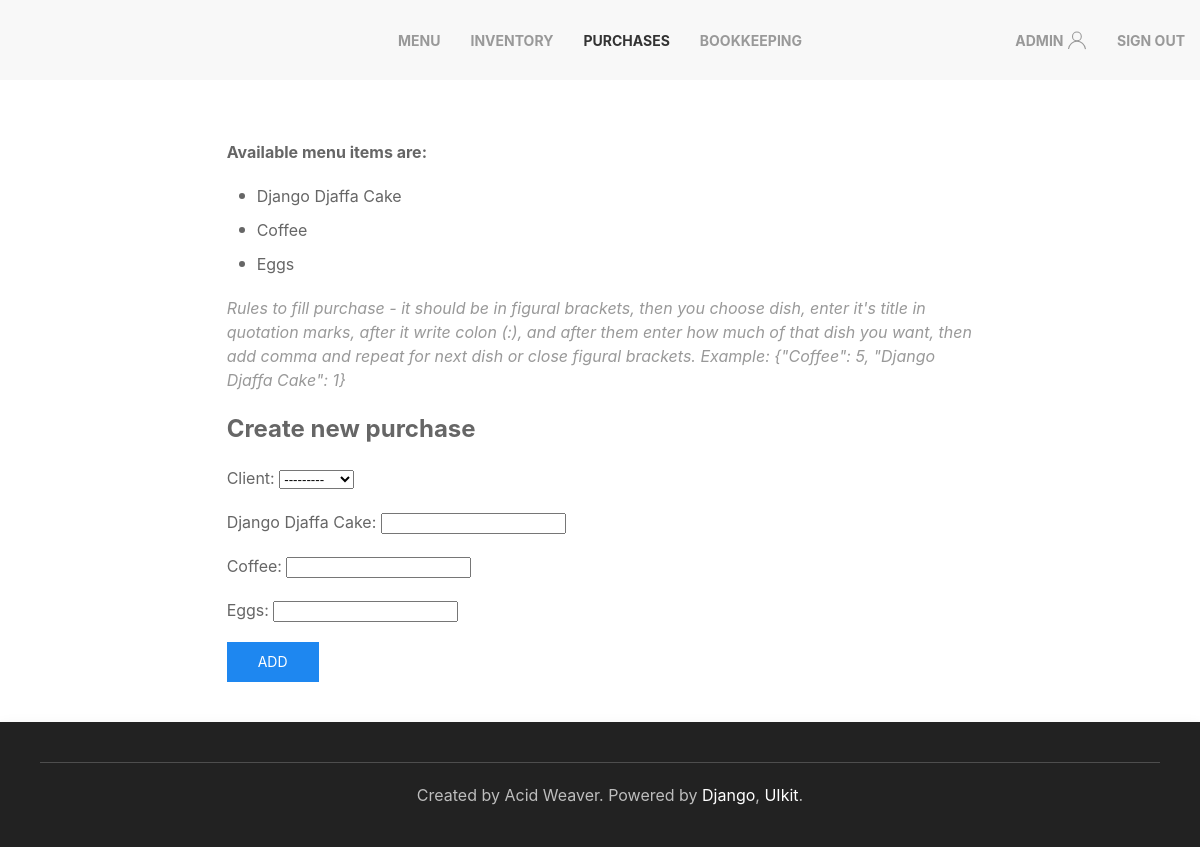
Page /purchases/add (signed in) on the committed database.
### inventory/models.py (models this page shows, shortened)
class MenuItem(models.Model):
	title = models.CharField(max_length=255, unique=True)
	price = models.DecimalField(max_digits=5, decimal_places=2, default=0)

### inventory/views.py (the view, shortened to what this page needs)
# urls.py: path('purchases/add', PurchaseCreateView.as_view(), name='create_purchase'),
class PurchaseCreateView(LoginRequiredMixin, DataMixin, CreateView):
	model = Purchase
	form_class = PurchaseForm
	template_name = 'inventory/create_purchase.html'
	success_url = reverse_lazy('purchase')
	def get_context_data(self, **kwargs):
		context = super().get_context_data(**kwargs)
		context['menu_items'] = MenuItem.objects.all()
		mixin_context = self.get_user_context(title='Add Ingredient', select=2)
		return dict(list(context.items()) + list(mixin_context.items()))

### inventory/forms.py (shortened to what this page needs)
class PurchaseForm(forms.ModelForm):
	def __init__(self, *args, **kwargs):
		super(PurchaseForm, self).__init__(*args, **kwargs)
		for i in MenuItem.objects.all():	# adds an input int for each position in menu to generate JSON later
			self.fields['{}'.format(i.id)] = forms.IntegerField(label=i.title)
	menu_items = forms.JSONField(required=False, widget=forms.HiddenInput())	# fake invisible field just to ModelForm methods save it to DB
	class Meta:
		model = Purchase
		fields = '__all__'

### inventory/utils.py (called while the page is built)
	def get_user_context(self, **kwargs):
		context = kwargs
		if 'select' in context:
			context['select'] = navigation[context['select']]
		context['nav_menu'] = navigation
		return context

### inventory/templates/inventory/create_purchase.html (shortened to what this page needs)
{% extends 'inventory/base.html' %}
{% block content %}
<div class="uk-grid-match uk-margin-remove-left" uk-grid>
	<div class="uk-width-expand uk-padding-remove">
		<form method="POST">
			<p class="uk-text-bold">Available menu items are:</p>
			<ul class="uk-list uk-list-bullet">
				{% for dish in menu_items %}
				<li>{{ dish.title }}</li>
				{% endfor %}
			</ul>
			<p class="uk-text-italic uk-text-muted">Rules to fill purchase - it should be in figural brackets, then you choose dish, enter it's title in quotation marks, after it write colon (:), and after them enter how much of that dish you want, then add comma and repeat for next dish or close figural brackets. Example: {"Coffee": 5, "Django Djaffa Cake": 1}</p>
			<fieldset class="uk-fieldset">
				<legend class="uk-legend uk-text-bold">Create new purchase</legend>
				{{ form.as_p }}
			</fieldset>
			<button class="uk-button uk-button-primary" type="submit">Add</button>
		</form>
	</div>
</div>
{% endblock %}

### inventory/templates/inventory/base.html (shortened to what this page needs)
{% load static %}
<!DOCTYPE html>
<html id="main">
	<head>
        <link rel="stylesheet" href="{% static 'inventory/css/uikit.min.css' %}" />
	</head>
	<body uk-height-match="target:main">
		{% block mainmenu %}
		<nav class="uk-navbar-container uk-visible@m" uk-navbar>
			<div class="uk-navbar-center">
				<ul class="uk-navbar-nav">
					{% for m in nav_menu %}
					{% if select != m %}
					<li><a class="uk-text-bold" href="{% url m.url_name %}">{{ m.title }}</a></li>
					{% else %}
					<li class="uk-active"><a class="uk-text-bold" href="{% url m.url_name %}">{{ m.title }}</a></li>
					{% endif %}
					{% endfor %}
				</ul>
			</div>
			<div class="uk-navbar-right">
				{% if request.user.is_authenticated %}
				<ul class="uk-navbar-nav">
					<li><a class="uk-text-bold" href="#">{{ user.username }}<span uk-icon="icon: user"></span></a></li>
					<li><a class="uk-text-bold" href="{% url 'logout' %}">Sign out</a></li>
				</ul>
				{% else %}
				<ul class="uk-navbar-nav">
					<li><a class="uk-text-bold" href="{% url 'login' %}">Sign in</a></li>
					<li><a class="uk-text-bold" href="{% url 'registration' %}">Sign up</a></li>
				</ul>
				{% endif %}
			</div>
		</nav>
		{% endblock mainmenu %}
		<div class="uk-padding">
			{% block content %}
			{% endblock %}
		</div>
		<footer class="uk-background-secondary">
			<div class="uk-card uk-card-secondary uk-card-body uk-text-center uk-position-z-index" uk-sticky="position: bottom;">
				<hr />
				<p class="uk-margin-left uk-margin-remove-top">Created by Acid Weaver.
				Powered by <a href="https://www.djangoproject.com/" target="_blank">Django</a>, <a href="https://getuikit.com/" target="_blank">UIkit</a>.</p>
			</div>
		</footer>
	</body>
</html>

### rows in the picture
MenuItem: title "Django Djaffa Cake"
MenuItem: title "Coffee"
MenuItem: title "Eggs"

### other values in the picture
{{ m.title }} "MENU" "INVENTORY" "BOOKKEEPING"
{{ m.title }} "PURCHASES"
{{ user.username }} "ADMIN"
